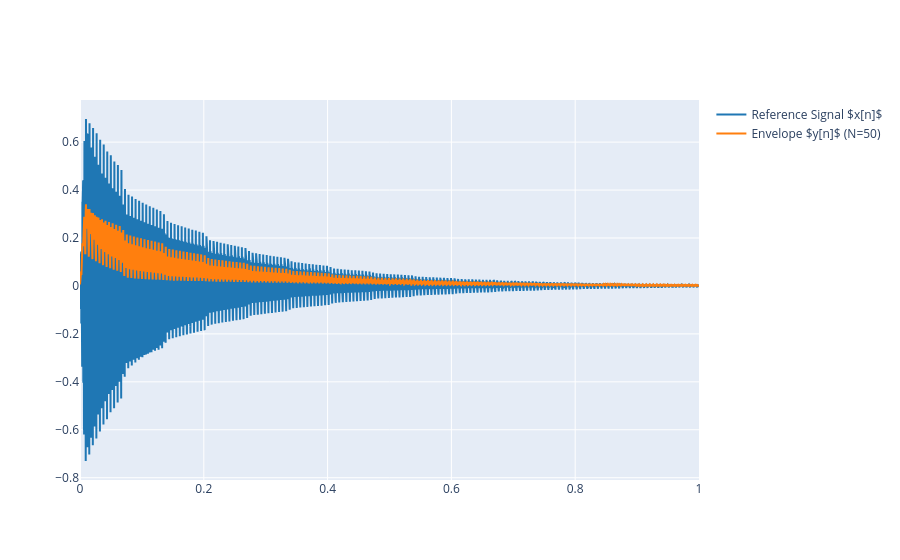

The cell this chart's notebook holds for it:
### Markdown cell above
2.2 Load your reference signal and calculate its envelope using the function you designed. Plot the reference signal and envelope in the same figure.

### Code cell
x_ref, fs_ref = load_audio("audio/audio.wav") 
N = 50
y_env = envelope(x_ref, N)

plot_signals(
    [x_ref, y_env], 
    fs_ref, 
    name=['Reference Signal $x[n]$', f'Envelope $y[n]$ (N={N})'], 
    mode='lines'
)

### Figure 1 — Plotly figure (JSON) as saved in the notebook; plotly's stock layout.template omitted (floating-point values rounded to 4 significant figures; data arrays with more than 128 entries replaced by an {"elided": "..."} marker saying what was removed)
{"data": [{"line": {"color": "#1f77b4", "shape": "linear"}, "mode": "lines", "name": "Reference Signal $x[n]$", "type": "scatter", "x": {"elided": "44100 float values"}, "y": {"elided": "44100 float values"}}, {"line": {"color": "#ff7f0e", "shape": "linear"}, "mode": "lines", "name": "Envelope $y[n]$ (N=50)", "type": "scatter", "x": {"elided": "44100 float values"}, "y": {"elided": "44100 float values"}}], "layout": {}}
